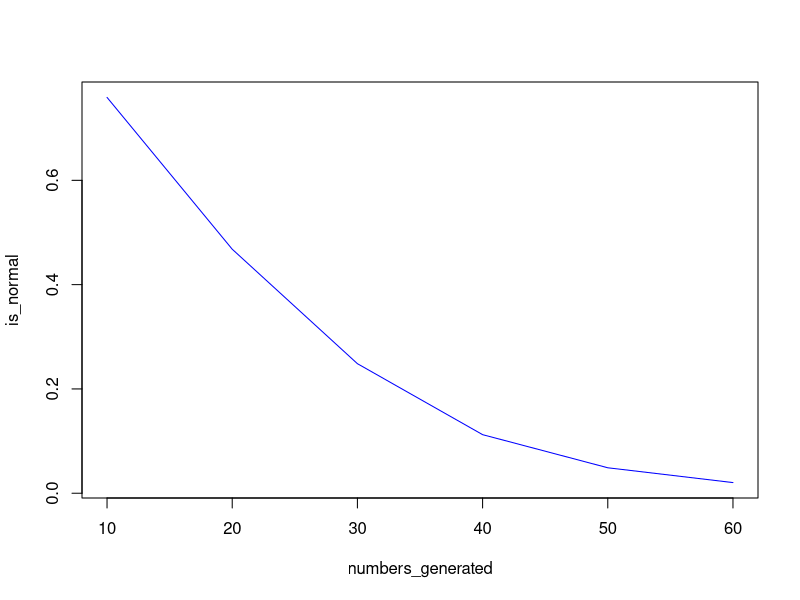
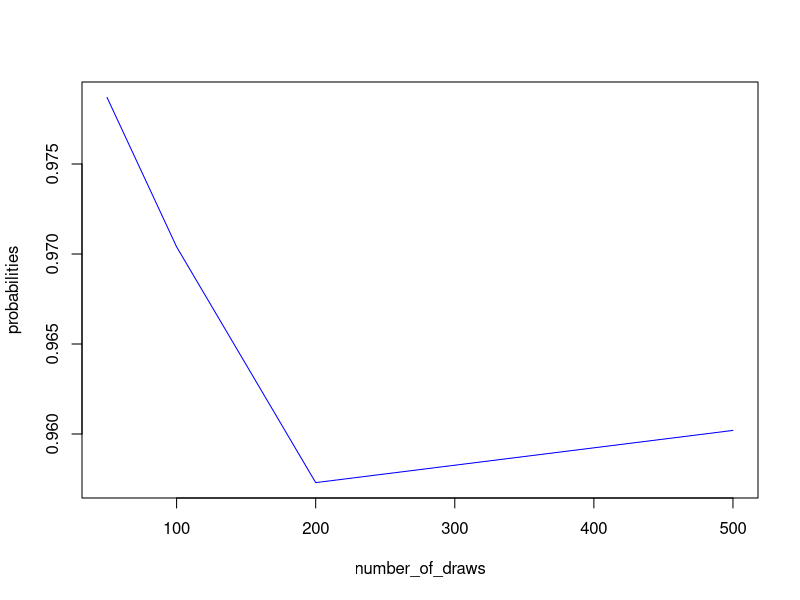

Recreate these plots in R, in order.
## ---- chunk 1
knitr::opts_chunk$set(echo = TRUE)
## ---- chunk 2
n_1 <- 10
n_2 <- 20
n_3 <- 30
n_4 <- 40
n_5 <- 50
n_6 <- 60

numbers_generated <- c(n_1, n_2, n_3, n_4, n_5, n_6)

prob.normal <- function(n) {
  w1 <- rexp(n, 1)
  w2 <- rexp(n, 1)
  x <- w1 + w2
  
  shapiro.test(x)$p.value
}

number_of_simulations <- 10000


is_n_1_normal <- sum(replicate(number_of_simulations, prob.normal(n_1)) > 0.05) / number_of_simulations
is_n_2_normal <- sum(replicate(number_of_simulations, prob.normal(n_2)) > 0.05) / number_of_simulations
is_n_3_normal <- sum(replicate(number_of_simulations, prob.normal(n_3)) > 0.05) / number_of_simulations
is_n_4_normal <- sum(replicate(number_of_simulations, prob.normal(n_4)) > 0.05) / number_of_simulations
is_n_5_normal <- sum(replicate(number_of_simulations, prob.normal(n_5)) > 0.05) / number_of_simulations
is_n_6_normal <- sum(replicate(number_of_simulations, prob.normal(n_6)) > 0.05) / number_of_simulations

is_normal <- c(is_n_1_normal, is_n_2_normal, is_n_3_normal, is_n_4_normal, is_n_5_normal, is_n_6_normal)
## ---- chunk 3
plot(numbers_generated, is_normal, type = "l", col = "blue")
## ---- chunk 4
n_7 <- 50
n_8 <- 100
n_9 <- 200
n_10 <- 500

number_of_draws <- c(n_7, n_8, n_9, n_10)

number_of_simulations <- 10000

sim.draws <- function(n) {
  # 0 indicates white and yellow balls and 1 is for green balls
  box <-c(rep(0, 8), rep(1, 2))
  
  draw <- sample(box, n, replace = T)
  prop.test(sum(draw), n, p = 1 / 5)$p.value
}

probability_n_7 <- sum(replicate(number_of_simulations, sim.draws(n_7)) > 0.05) / number_of_simulations
probability_n_8 <- sum(replicate(number_of_simulations, sim.draws(n_8)) > 0.05) / number_of_simulations
probability_n_9 <- sum(replicate(number_of_simulations, sim.draws(n_9)) > 0.05) / number_of_simulations
probability_n_10 <- sum(replicate(number_of_simulations, sim.draws(n_10)) > 0.05) / number_of_simulations

probabilities <- c(probability_n_7, probability_n_8, probability_n_9, probability_n_10)
## ---- chunk 5
plot(number_of_draws, probabilities, type = "l", col = "blue")
